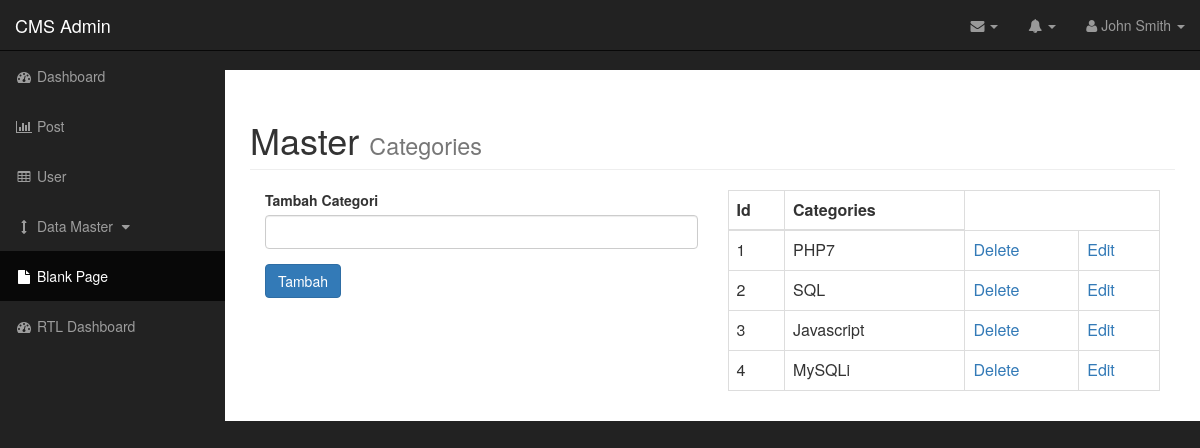
The app's page /admin/categories.php with its own data.
### tables this page shows
CREATE TABLE IF NOT EXISTS `categories` (
  `cat_id` int(3) NOT NULL,
  `cat_judul` varchar(50) NOT NULL
);

### admin/function.php (the view, shortened to what this page needs)
<?php
function selectcategories(){
    global $connection;
    $query = "select * from categories";
                $select_cat = mysqli_query($connection,$query);
                while ($row = mysqli_fetch_assoc($select_cat)){
                $cat_id = $row['cat_id'];
                $cat_judul = $row['cat_judul'];
                    echo "<tr>";
                    echo "<td>{$cat_id}</td>";
                    echo "<td> {$cat_judul}</td>";
                    echo "<td> <a href='categories.php?delete={$cat_id}'>Delete</a></td>";
                    echo "<td> <a href='categories.php?edit={$cat_id}'>Edit</a></td>";
                    echo "</tr>";
                  }
}
?>

### admin/css/sb-admin.css (style rules this page uses)
body { margin-top: 100px; background-color: #222; }
@media (min-width:768px) { body { margin-top: 50px; } }

### records on screen
categories: cat_id "1", cat_judul "PHP7"
categories: cat_id "2", cat_judul "SQL"
categories: cat_id "3", cat_judul "Javascript"
categories: cat_id "4", cat_judul "MySQLi"
